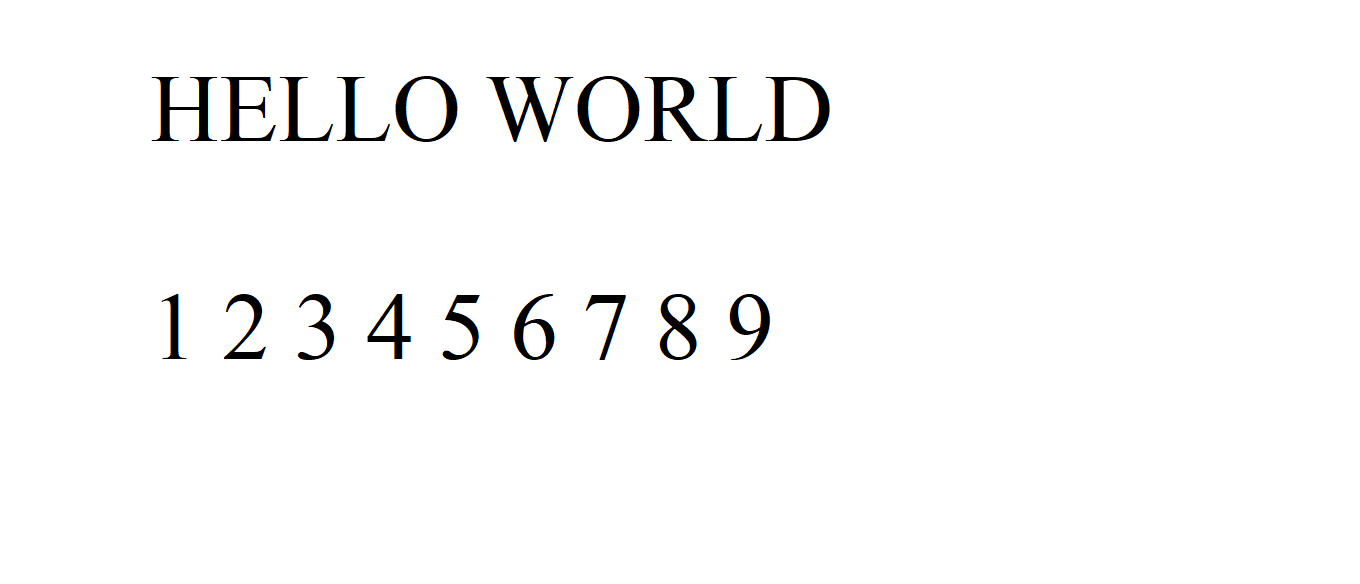
#> input picture Text_Recognition/1.png, 1360 x 584 px, given in place of the camera
$ python contoursDetection.py
#> lines starting #> are read from the running program, lines starting #| are printed output that depends on the picture; after the words box and inside, x2 and y2 are one past the last pixel; in counts of white or black regions, pixels touching at a corner belong together
import cv2
import numpy as np

frameWidth = 640
frameHeight = 480
cap = cv2.VideoCapture(0)
cap.set(3, frameWidth)
cap.set(4, frameHeight)


def empty(a):
    pass


cv2.namedWindow("Parameters")
cv2.resizeWindow("Parameters", 640, 240)
cv2.createTrackbar("Threshold1", "Parameters", 150, 255, empty)
cv2.createTrackbar("Threshold2", "Parameters", 255, 255, empty)
cv2.createTrackbar("Area", "Parameters", 5000, 30000, empty)


def stackImages(scale, imgArray):
    rows = len(imgArray)
    cols = len(imgArray[0])
    rowsAvailable = isinstance(imgArray[0], list)
    width = imgArray[0][0].shape[1]
    height = imgArray[0][0].shape[0]
    if rowsAvailable:
        for x in range(0, rows):
            for y in range(0, cols):
                if imgArray[x][y].shape[:2] == imgArray[0][0].shape[:2]:
                    imgArray[x][y] = cv2.resize(imgArray[x][y], (0, 0), None, scale, scale)
                else:
                    imgArray[x][y] = cv2.resize(imgArray[x][y], (imgArray[0][0].shape[1], imgArray[0][0].shape[0]),
                                                None, scale, scale)
                if len(imgArray[x][y].shape) == 2: imgArray[x][y] = cv2.cvtColor(imgArray[x][y], cv2.COLOR_GRAY2BGR)
        imageBlank = np.zeros((height, width, 3), np.uint8)
        hor = [imageBlank] * rows
        hor_con = [imageBlank] * rows
        for x in range(0, rows):
            hor[x] = np.hstack(imgArray[x])
        ver = np.vstack(hor)
    else:
        for x in range(0, rows):
            if imgArray[x].shape[:2] == imgArray[0].shape[:2]:
                imgArray[x] = cv2.resize(imgArray[x], (0, 0), None, scale, scale)
            else:
                imgArray[x] = cv2.resize(imgArray[x], (imgArray[0].shape[1], imgArray[0].shape[0]), None, scale, scale)
            if len(imgArray[x].shape) == 2: imgArray[x] = cv2.cvtColor(imgArray[x], cv2.COLOR_GRAY2BGR)
        hor = np.hstack(imgArray)
        ver = hor
    return ver

def getContours(img, imgContour):
    contours, hierarchy = cv2.findContours(img, cv2.RETR_EXTERNAL, cv2.CHAIN_APPROX_NONE)

    for cnt in contours:
        area = cv2.contourArea(cnt)
        areaMin = cv2.getTrackbarPos("Area", "Parameters")
        if area > areaMin:
            cv2.drawContours(imgContour, contours, -1, (255, 0, 255), 7)
            peri = cv2.arcLength(cnt, True)
            approx = cv2.approxPolyDP(cnt, 0.02*peri, True)
            # print(len(approx))
            x, y, w, h = cv2.boundingRect(approx)
            cv2.rectangle(imgContour, (x, y), (x+w, y+h), (0, 255, 0), 5)


while True:
    success, img = cap.read()
#> img is the input picture: shape (584, 1360, 3); mean B, G, R 249.1, 249.1, 249.1
    imgContours = img.copy()

    imgBlur = cv2.GaussianBlur(img, (7, 7), 1)
    imgGray = cv2.cvtColor(imgBlur, cv2.COLOR_BGR2GRAY)

    threshold1 = cv2.getTrackbarPos("Threshold1", "Parameters")
    threshold2 = cv2.getTrackbarPos("Threshold2", "Parameters")

    imgCanny = cv2.Canny(imgGray, threshold1, threshold2)
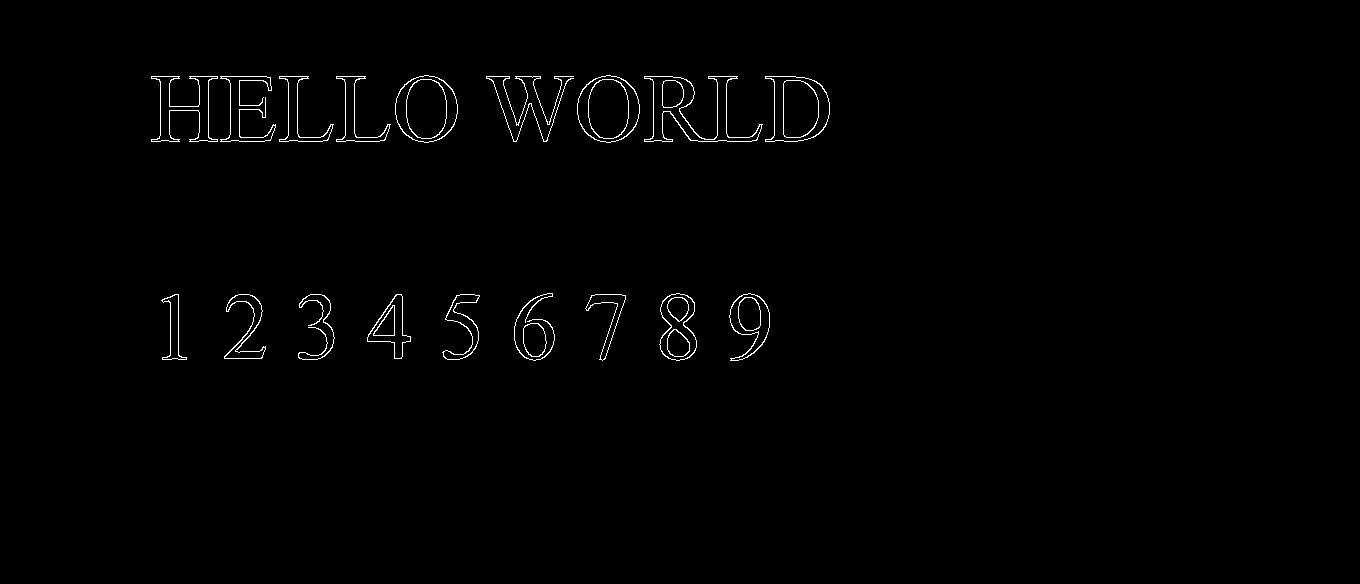
#> imgCanny: shape (584, 1360); 0.86% white in thin lines or dots, all inside (x1, y1, x2, y2) = (151, 75, 830, 361)

    kernel = np.ones((5, 5))
    imgDil = cv2.dilate(imgCanny, kernel, iterations=1)
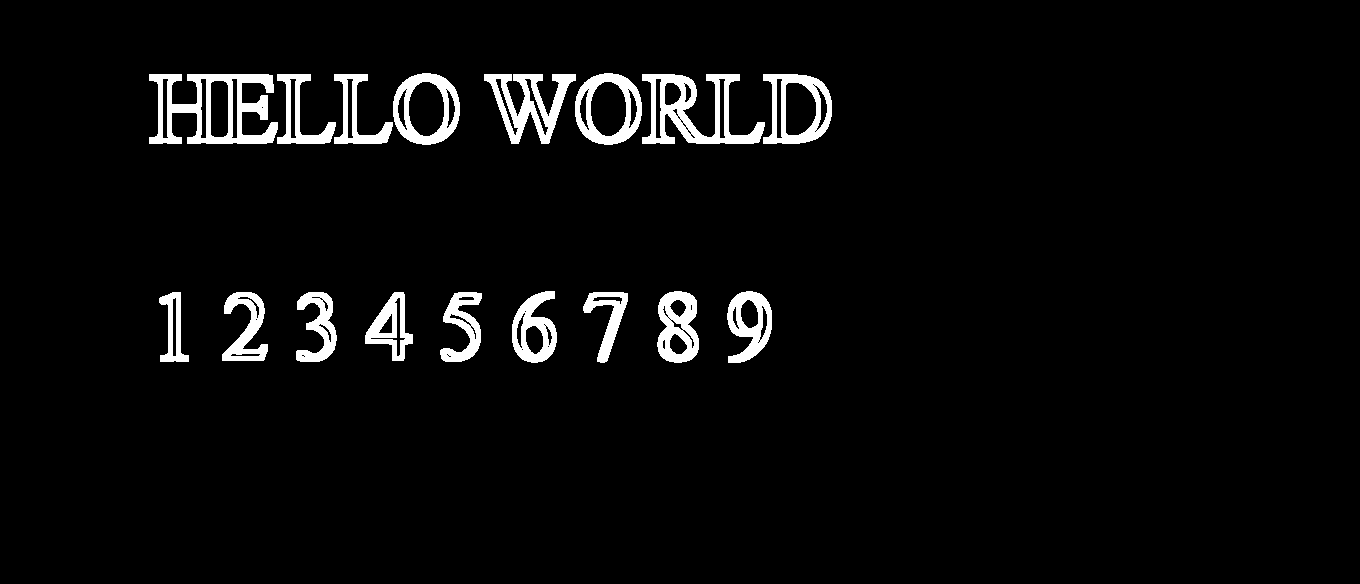
#> imgDil: shape (584, 1360); 4.2% white; 17 white regions
    getContours(imgDil, imgContours)
#> in getContours, `contours, hierarchy = cv2.findContours(img, cv2.RETR_EXTERNAL, cv2.CHA..`: contours = 17 contours; largest, box (x1, y1, x2, y2) and area: (149, 74, 278, 144) 5580, (642, 74, 765, 144) 4170, (575, 73, 642, 145) 3792, (393, 73, 460, 145) 3792, (763, 74, 832, 144) 3757
#> in getContours, `area = cv2.contourArea(cnt)`: area = 1166.5
    imgStack = stackImages(0.8, ([img, imgDil, imgContours]))
#> in stackImages, `rows = len(imgArray)`: rows = 3
#> in stackImages, `cols = len(imgArray[0])`: cols = 584
#> in stackImages, `rowsAvailable = isinstance(imgArray[0], list)`: rowsAvailable = False
#> after the loop in stackImages, `for x in range(0, rows):`: imgArray = 3 items
#> in stackImages, `hor = np.hstack(imgArray)`:
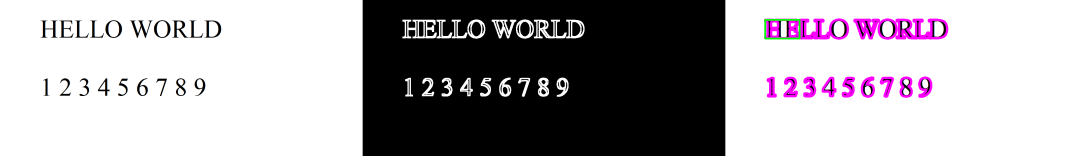
#> hor: shape (467, 3264, 3) (shown at 1/3 size); mean of channels 0, 1, 2 170.2, 165.8, 170.2; drawn as B, G, R
    cv2.imshow("Webcam", imgStack)
    if cv2.waitKey(1) & 0xFF == ord('q'):
#> (key q is pressed here)
        break
